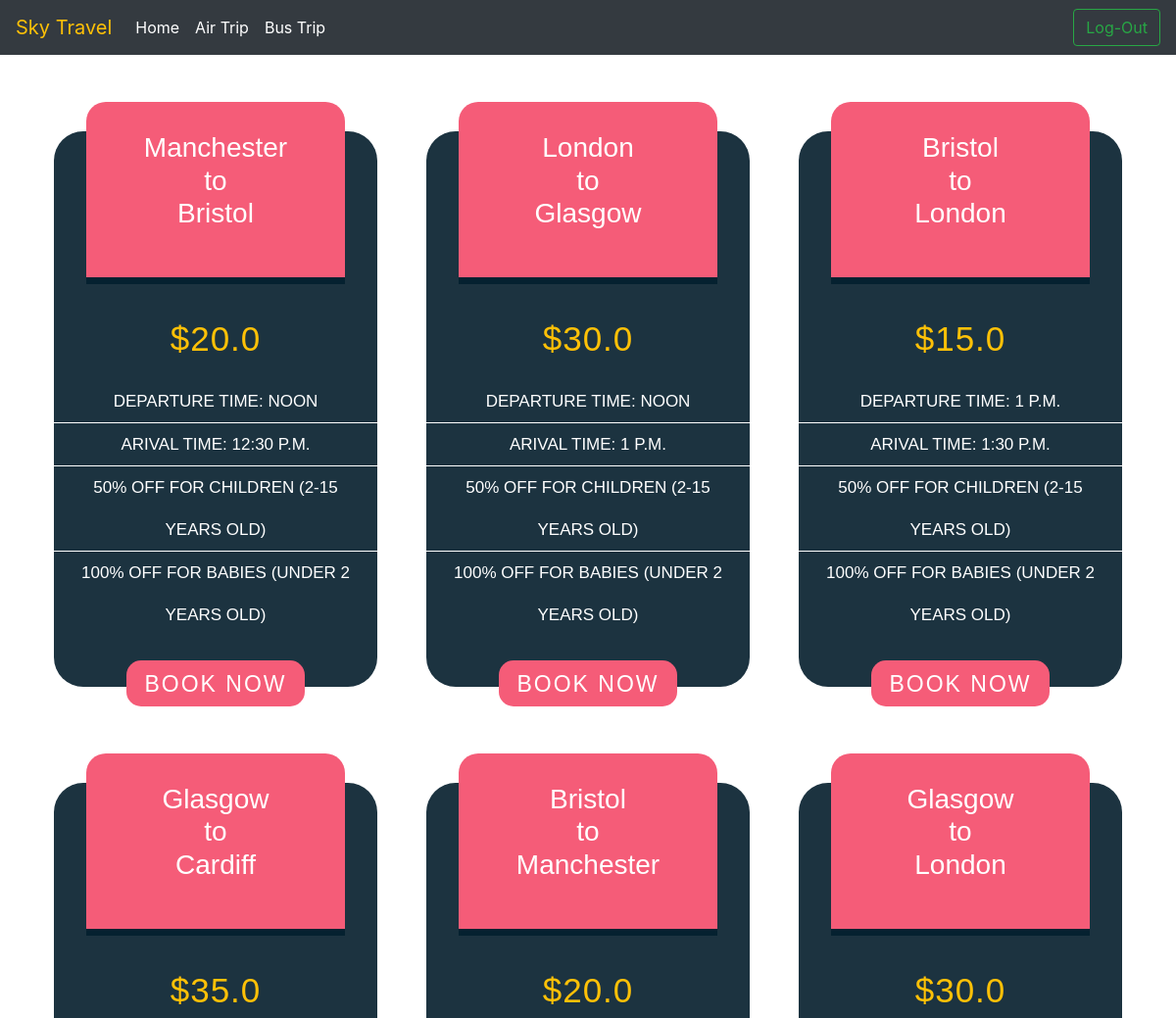
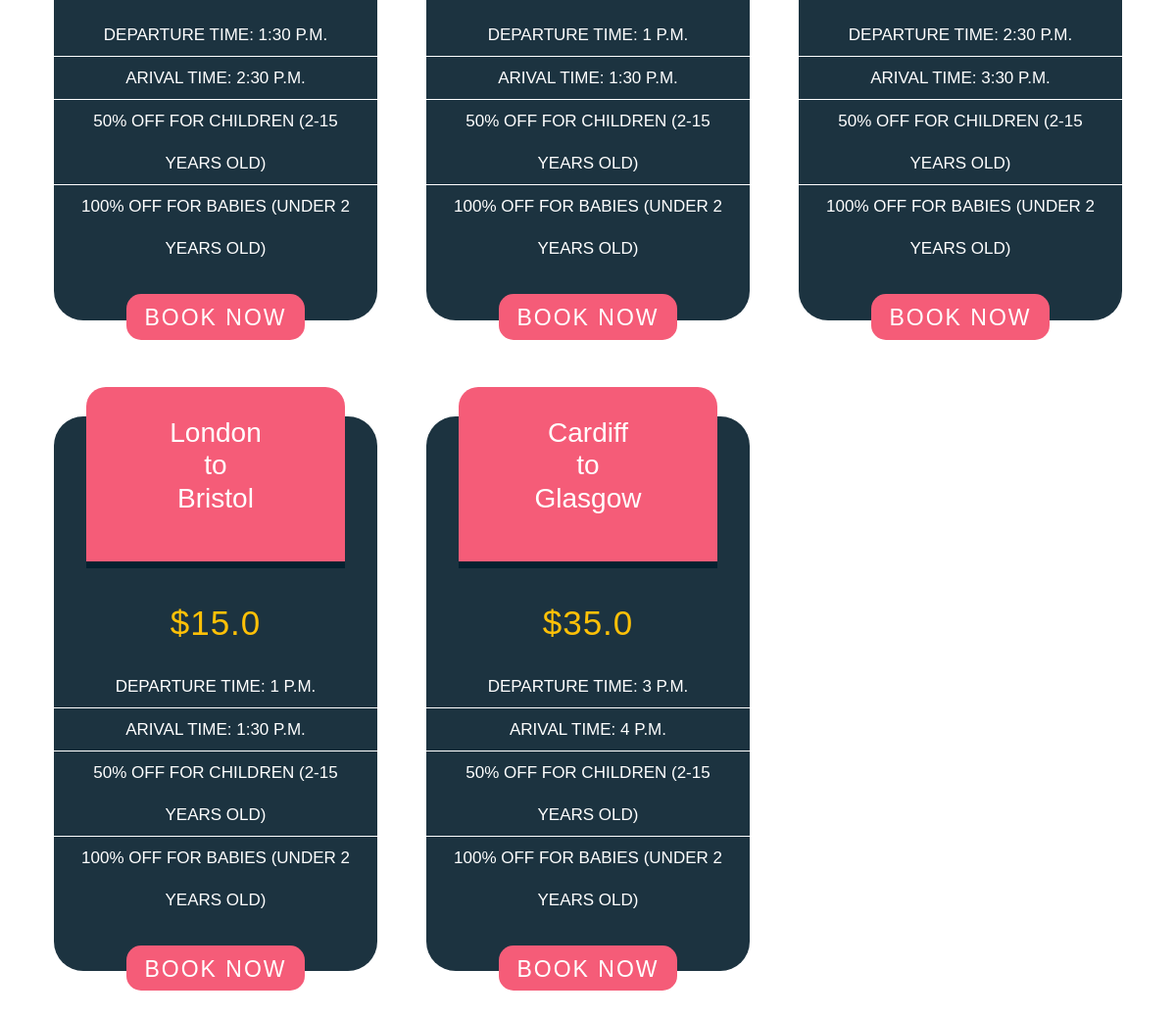
Page /air/ (signed in) on the committed database (2 pictures, top to bottom).
### SkyTravel/models.py (models this page shows, shortened)
class AirChart(models.Model):
    fromP = models.ForeignKey(Places, on_delete=models.CASCADE, related_name="fromPA")
    toP = models.ForeignKey(Places, on_delete=models.CASCADE, related_name="toPA")
    departure = models.TimeField(max_length=120)
    arival = models.TimeField(max_length=120)
    adultcost = models.FloatField()
    childcost = models.FloatField()

class Places(models.Model):
    name = models.CharField(max_length=120)
    def __str__(self):
        return self.name

### SkyTravel/views.py (the view)
# urls.py: path('air/', air, name="air"),
@login_required(login_url='/login/')
def air(request, *args, **kwargs):
    airchart = AirChart.objects.all()
    context = {
        'airchart': airchart,
    }
    return render(request, 'SkyTravel/air.html', context)

### template/SkyTravel/air.html (shortened to what this page needs)
<link href="//maxcdn.bootstrapcdn.com/bootstrap/4.0.0/css/bootstrap.min.css" rel="stylesheet" id="bootstrap-css">
<nav class="navbar navbar-expand-lg navbar-dark bg-dark">
  <a class="navbar-brand text-warning" href="#">Sky Travel</a>
  <div class="collapse navbar-collapse" id="navbarTogglerDemo03">
    <ul class="navbar-nav mr-auto mt-2 mt-lg-0">
      <li class="nav-item active">
        <a class="nav-link" href="/">Home <span class="sr-only">(current)</span></a>
      </li>
      <li class="nav-item active">
        <a class="nav-link" href="/mytrip-air/">Air Trip <span class="sr-only">(current)</span></a>
      </li>
      <li class="nav-item active">
        <a class="nav-link" href="/mytrip-bus/">Bus Trip <span class="sr-only">(current)</span></a>
      </li>
    </ul>
      <a href="/log-out/"><button class="btn btn-outline-success my-2 my-sm-0" type="submit">Log-Out</button></a>
  </div>
</nav>
<div class="demo  mt-5 mb-5">
    <div class="container">
        <div class="row">
           {% for air in airchart %}
            <div class="col-md-4 col-sm-6 mb-5">
                <div class="pricingTable green">
                    <div class="pricingTable-header">
                        <h3>{{air.fromP}} <br> to <br> {{air.toP}}</h3>
                    </div>
                    <div class="mb-3">
                        <span class="title text-warning">${{air.adultcost}}</span>
                    </div>
                    <ul class="pricing-content">
                        <li>Departure Time: {{air.departure}}</li>
                        <li>Arival Time: {{air.arival}}</li>
                        <li>50% off for Children (2-15 Years Old)</li>
                        <li>100% off for Babies (Under 2 Years old)</li>
                    </ul>
                    <div class="pricingTable-signup">
                        <a href="/book-trip/air/{{air.id}}">Book Now</a>
                    </div>
                </div>
            </div>
			{% endfor %}
        </div>
    </div>
</div>

### template/SkyTravel/air.html (style rules this page uses)
.pricingTable { font-family: 'Poppins', sans-serif; text-align: center; margin: 0 10px; position: relative; z-index: 1; }
.pricingTable:before { content: ''; background-color: #1c3340; border-radius: 30px; position: absolute; left: 0; top: 30px; bottom: 20px; right: 0; z-index: -1; }
.pricingTable .pricingTable-header { color: #fff; background: #F55C78; width: 80%; padding: 30px 10px 40px; margin: 0 auto 30px; border-radius: 20px 20px 0 0; border-bottom: 7px solid #052130; }
.pricingTable .title { font-size: 35px; font-weight: 300; letter-spacing: 1px; text-transform: uppercase; margin: 0; }
.pricingTable .pricing-content { padding: 0; margin: 0 0 25px; list-style: none; display: inline-block; }
.pricingTable .pricing-content li { color: #fff; font-size: 17px; line-height: 43px; text-transform: uppercase; padding: 0 10px; border-bottom: 1px solid #fff; }
.pricingTable .pricing-content li:last-child { border-bottom: none; }
.pricingTable .pricingTable-signup a { color: #fff; background: #F55C78; font-size: 23px; font-weight: 400; text-transform: uppercase; letter-spacing: 2px; padding: 7px 18px 5px; border-radius: 15px; display: inline-block; transition: all 0.3s; }

### rows in the picture
AirChart: fromP "Manchester", toP "Bristol", adultcost "20.0", departure "NOON", arival "12:30 P.M."
AirChart: fromP "London", toP "Glasgow", adultcost "30.0", departure "NOON", arival "1 P.M."
AirChart: fromP "Bristol", toP "London", adultcost "15.0", departure "1 P.M.", arival "1:30 P.M."
AirChart: fromP "Glasgow", toP "Cardiff", adultcost "35.0", departure "1:30 P.M.", arival "2:30 P.M."
AirChart: fromP "Bristol", toP "Manchester", adultcost "20.0", departure "1 P.M.", arival "1:30 P.M."
AirChart: fromP "Glasgow", toP "London", adultcost "30.0", departure "2:30 P.M.", arival "3:30 P.M."
AirChart: fromP "London", toP "Bristol", adultcost "15.0", departure "1 P.M.", arival "1:30 P.M."
AirChart: fromP "Cardiff", toP "Glasgow", adultcost "35.0", departure "3 P.M.", arival "4 P.M."
